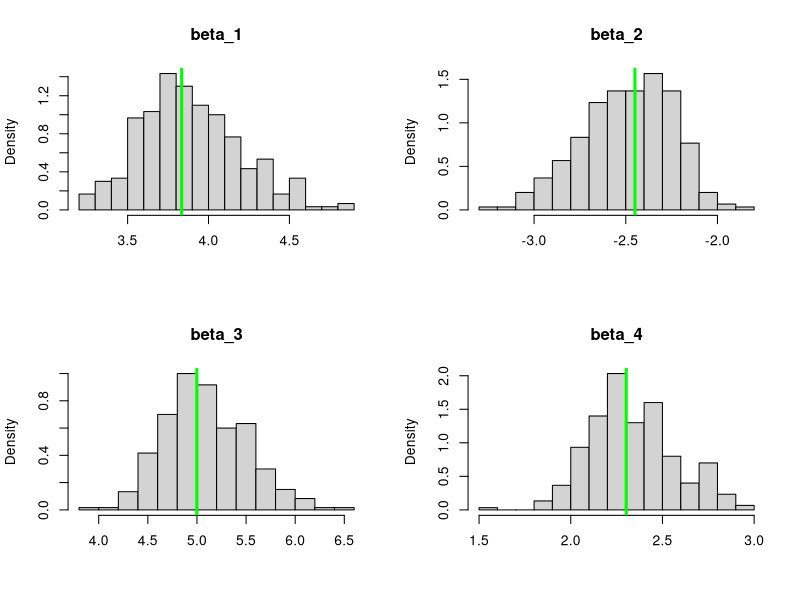
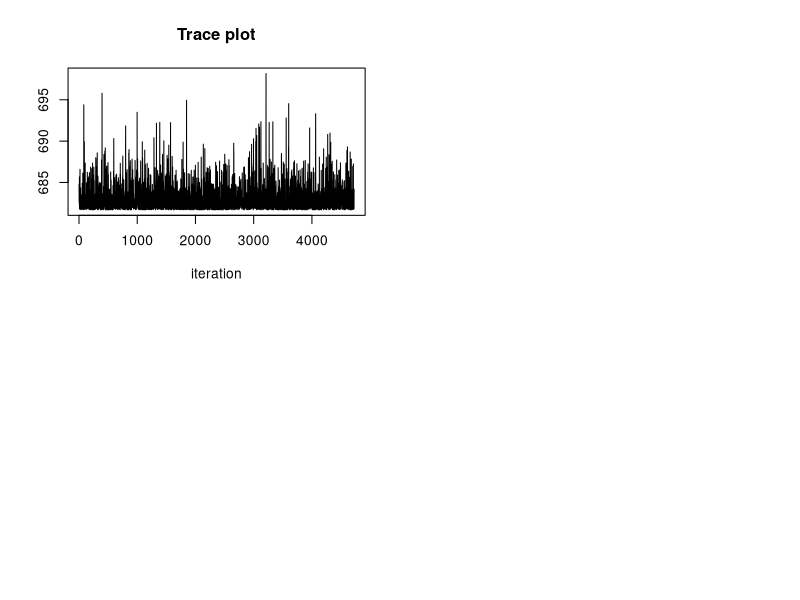

These charts were generated, in order, by the following R code: (Note: a time limit stopped this script after it produced the figures.)

# Gradient descent with some adaptive tuning and max iterations
GD = function( gradient, f, eta=.01, x0, epsilon=10^-6, max_iter=10^4){

	t = 2
	trace = matrix( NA, ncol=length(x0), nrow=max_iter)
	trace[1:2,] =	rbind( x0, x0 + 2*epsilon)
	neg_l = f(trace[t,])
	# Begin the gradient descent algorithm
	while( sum((trace[t,] - trace[t-1,])^2)^.5 >= epsilon & t < max_iter ){
		
		# Update the parameters
		trace[t+1,] = trace[t,] - eta * gradient(trace[t,])
	  #print(trace[t+1,])		
		t = t +1
		
		# If negative log-likelihood increases, then reduce learning rate
		neg_l_new = f(trace[t,]) 
		#cat(neg_l_new, "  ", neg_l, "\n")
		if(neg_l_new >= neg_l) eta = eta * .9 
		neg_l = neg_l_new
	}
	cat("final learning rate = ", eta, "\n")
	
	if(t == max_iter){
		print("Warning: max iterations exceeded")
		trace[max_iter,] = NA
	}
		
	return(trace[1:t,])
}


# Generate synthetic logistic regrerssion data and implement a simulation study 
# to observe the sampling distribution of the MLE of the coefficients computed
# via gradient descent
n = 1000
p = 4
beta = runif( n=p, min=1, max=5) * (-1)^(runif(p) < .5)
X = cbind( 1, matrix( rnorm(n*(p-1)), ncol=p-1))

num_sims = 300
sampling_dist = matrix( NA, num_sims, p);
for(k in 1:num_sims){
	
	# Generate a synthetic data set
	py = 1 / ( 1 + exp(-X %*% beta))
	y = c(runif(n) < py)
	
	df = function(b){
		sigmoid = 1 / (1 + exp(-c(X %*% b)))
		return( colSums((sigmoid - y) * X) )
	}
	
	neg_l = function(b){
		sigmoid = 1 / (1 + exp(-c(X %*% b)) +10^-6) # 10^-6 for numerical stability
		return( -sum(y * log(sigmoid) + (1 - y) * log(1 - sigmoid)) )
	}
	
	b0 = runif(p) * 2*sqrt(6/p) + (-sqrt(6/p))
	trace = GD( gradient=df, f=neg_l, x0=b0)
	sampling_dist[k,] = tail( trace, 1)
	
	print(k)
}


# Plot the sampling distribution of the components of the MLEs
par(mfrow=c(2,2))
for(j in 1:p){
	hist( sampling_dist[,j], breaks=floor(sqrt(num_sims)), main=paste0("beta_",j),
	      xlab=NA, freq=F)
	abline( v=beta[j], col="green", lwd=3)
} 




# -----------------------------------------------------------------------------
# Stochastic gradient descent
SGD = function( r, n, gradient, eta=.01, x0, epsilon=10^-3, max_iter=10^4){

	t = 2
	trace = matrix( NA, ncol=length(x0), nrow=max_iter)
	trace[1:2,] =	rbind( x0, x0 + 2*epsilon)
	# Begin the gradient descent algorithm
	while( sum((trace[t,] - trace[t-1,])^2)^.5 >= epsilon & t < max_iter ){
		
		index = sample( 1:n, size=r, replace=F)
		
		# Update the parameters
		trace[t+1,] = trace[t,] - eta * gradient( trace[t,], index)
	  #print(trace[t+1,])		
		t = t +1
	}
	cat("final learning rate = ", eta, "\n")
	
	if(t == max_iter){
		print("Warning: max iterations exceeded")
		trace[max_iter,] = NA
	}
		
	return(trace[1:t,])
}


# Test on sythetic logistic regrerssion data
n = 2000
p = 2
beta = runif( n=p, min=1, max=5) * (-1)^(runif(p) < .5)
X = cbind( 1, matrix( rnorm(n*(p-1)), ncol=p-1))

py = 1 / ( 1 + exp(-X %*% beta))
y = c(runif(n) < py)

df_r = function( b, index){
	sigmoid = 1 / (1 + exp(-c(X[index,] %*% b)))
	return( colSums((sigmoid - y[index]) * X[index,]) )
}

b0 = runif(p) * 2*sqrt(6/p) + (-sqrt(6/p))
trace = SGD( r=400, n=n, gradient=df_r, x0=b0); tail( trace, 2); beta

# Plot the trace of the negative log-likelihood
neg_l_r = function( b, index){
	sigmoid = 1 / (1 + exp(-c(X[index,] %*% b)) +10^-6) 
	return( -sum(y[index] * log(sigmoid) + (1 - y[index]) * log(1 - sigmoid)) )
}
profile = rep( NA, nrow(trace))
for(t in 1:nrow(trace)) profile[t] = neg_l_r( b=trace[t,], index=1:n)
plot( profile[-c(1:10)], main="Trace plot", xlab="iteration", ylab=NA, type="l")


# Generate synthetic logistic regrerssion data and implement a simulation study 
# to observe the sampling distribution of the MLE of the coefficients computed
# via stochastic gradient descent
num_sims = 300
sampling_dist = matrix( NA, num_sims, p);
for(k in 1:num_sims){
	
	# Generate a synthetic data set
	py = 1 / ( 1 + exp(-X %*% beta))
	y = c(runif(n) < py)

	b0 = runif(p) * 2*sqrt(6/p) + (-sqrt(6/p))
	trace = SGD( r=400, n=n, gradient=df_r, x0=b0)
	sampling_dist[k,] = tail( trace, 1)
	
	print(k)
}


# Plot the sampling distribution of the components of the MLEs
par(mfrow=c(2,2))
for(j in 1:p){
	hist( sampling_dist[,j], breaks=floor(sqrt(num_sims)), main=paste0("beta_",j),
	      xlab=NA, freq=F)
	abline( v=beta[j], col="green", lwd=3)
} 




# -----------------------------------------------------------------------------
# Mini batch gradient descent
MBGD = function( r, n, gradient, eta=.01, x0, epsilon=10^-3, max_iter=10^4){

	t = 2
	trace = matrix( NA, ncol=length(x0), nrow=max_iter*n)
	trace[1:2,] =	rbind( x0, x0 + 2*epsilon)
	# Begin the gradient descent algorithm
	while( sum((trace[t,] - trace[t-1,])^2)^.5 >= epsilon & t < max_iter ){
		
		for(s in 0:(floor(n/r)-1)){
			index = (s*r +1):(s*r +r)
		
			# Update the parameters
			trace[t+1,] = trace[t,] - eta * gradient( trace[t,], index)
		  #print(trace[t+1,])		
			t = t +1
		}
	}
	cat("final learning rate = ", eta, "\n")
	
	if(t == max_iter){
		print("Warning: max iterations exceeded")
		trace[max_iter,] = NA
	}
		
	return(trace[1:t,])
}


# Test on sythetic logistic regrerssion data
n = 1000
p = 2
beta = runif( n=p, min=1, max=5) * (-1)^(runif(p) < .5)
X = cbind( 1, matrix( rnorm(n*(p-1)), ncol=p-1))

py = 1 / ( 1 + exp(-X %*% beta))
y = c(runif(n) < py)

b0 = runif(p) * 2*sqrt(6/p) + (-sqrt(6/p))
trace = MBGD( r=100, n=n, gradient=df_r, x0=b0); tail( trace, 2); beta

# Plot the trace of the negative log-likelihood
profile = rep( NA, nrow(trace))
for(t in 1:nrow(trace)) profile[t] = neg_l_r( b=trace[t,], index=1:n)
plot( profile[-c(1:10)], main="Trace plot", xlab="iteration", ylab=NA, type="l")


# Generate synthetic logistic regrerssion data and implement a simulation study 
# to observe the sampling distribution of the MLE of the coefficients computed
# via stochastic gradient descent
num_sims = 300
sampling_dist = matrix( NA, num_sims, p);
for(k in 1:num_sims){
	
	# Generate a synthetic data set
	py = 1 / ( 1 + exp(-X %*% beta))
	y = c(runif(n) < py)

	b0 = runif(p) * 2*sqrt(6/p) + (-sqrt(6/p))
	trace = MBGD( r=100, n=n, gradient=df_r, x0=b0)
	sampling_dist[k,] = tail( trace, 1)
	
	print(k)
}


# Plot the sampling distribution of the components of the MLEs
par(mfrow=c(2,2))
for(j in 1:p){
	hist( sampling_dist[,j], breaks=floor(sqrt(num_sims)), main=paste0("beta_",j),
	      xlab=NA, freq=F)
	abline( v=beta[j], col="green", lwd=3)
} 
